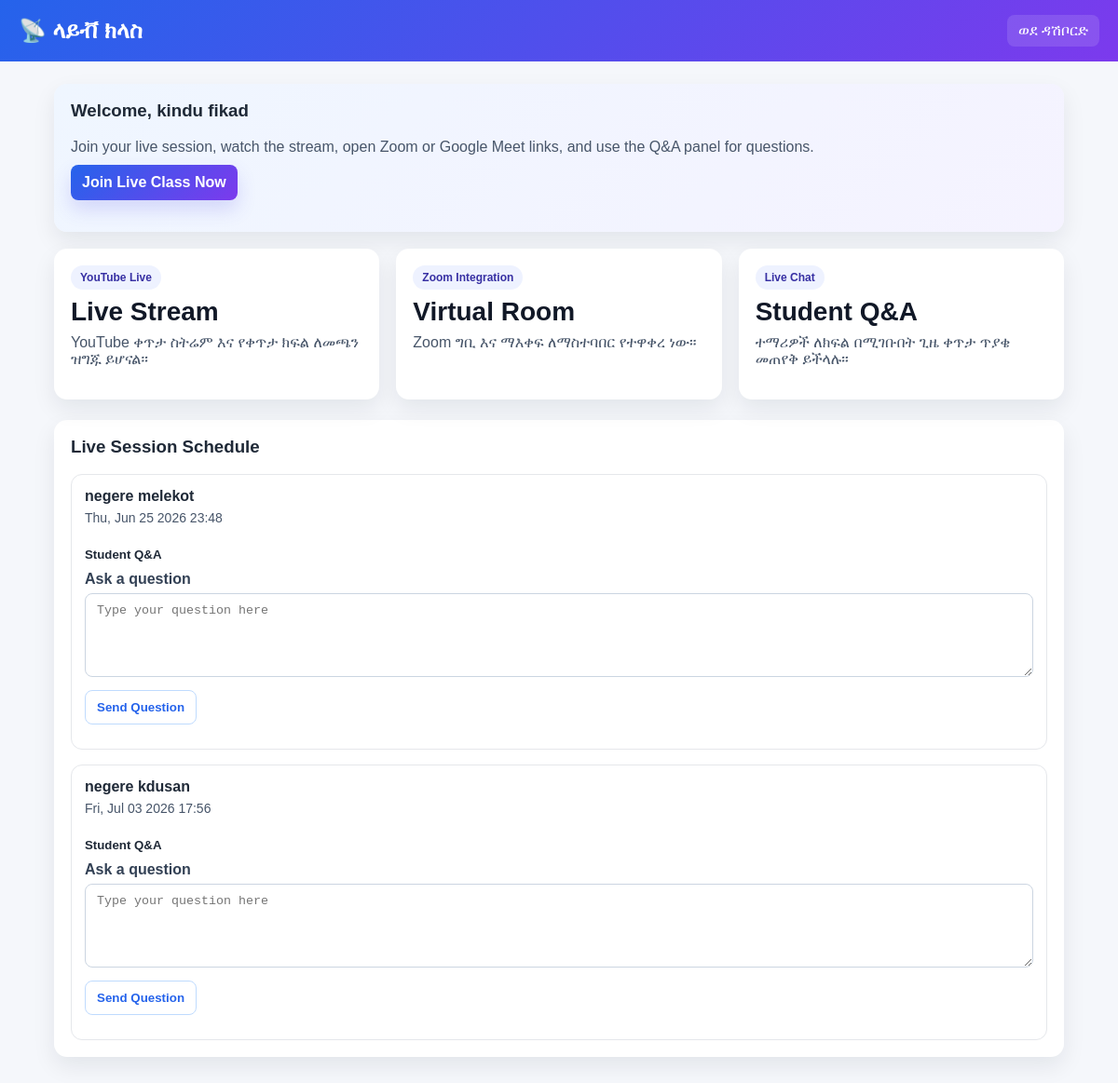
Screenshot of /live_class.php (signed in) with the database file from the repository.
### tables this page shows
CREATE TABLE `students` (
  `id` int(11) NOT NULL AUTO_INCREMENT,
  `name` varchar(255) NOT NULL,
  `email` varchar(255) NOT NULL,
  `student_id` varchar(100) NOT NULL,
  `password_hash` varchar(255) NOT NULL,
  `role` varchar(30) NOT NULL DEFAULT 'Student',
  `created_at` datetime DEFAULT current_timestamp(),
  `email_verified` tinyint(1) NOT NULL DEFAULT 0,
  `email_verification_token` varchar(255) DEFAULT NULL,
  `email_verified_at` datetime DEFAULT NULL,
  `location_country` varchar(100) DEFAULT NULL,
  `location_city` varchar(100) DEFAULT NULL,
  `location_lat` decimal(10,6) DEFAULT NULL,
  `location_lng` decimal(10,6) DEFAULT NULL,
  `country` varchar(100) DEFAULT NULL,
  `city` varchar(100) DEFAULT NULL,
  `latitude` decimal(10,7) DEFAULT NULL,
  `longitude` decimal(10,7) DEFAULT NULL,
  PRIMARY KEY (`id`),
  UNIQUE KEY `email` (`email`),
  UNIQUE KEY `student_id` (`student_id`)
);

CREATE TABLE `live_class_sessions` (
  `id` int(11) NOT NULL AUTO_INCREMENT,
  `title` varchar(255) NOT NULL,
  `description` text DEFAULT NULL,
  `session_date` datetime DEFAULT NULL,
  `stream_url` varchar(500) DEFAULT NULL,
  `room_url` varchar(500) DEFAULT NULL,
  `status` varchar(20) NOT NULL DEFAULT 'scheduled',
  `created_by` varchar(100) DEFAULT NULL,
  `created_at` datetime DEFAULT current_timestamp(),
  PRIMARY KEY (`id`),
  KEY `idx_live_class_sessions_date` (`session_date`)
);

### db.php (called while the page is built, shortened)
<?php
if (!function_exists('safe')) {
    function safe($value): string
    {
        if (is_scalar($value)) {
            return htmlspecialchars((string)$value, ENT_QUOTES, 'UTF-8');
        }
        return '';
    }
}

### live_class.php (the view, shortened to what this page needs)
<?php
require_once __DIR__ . '/db.php';
$role = null;
if (isset($_SESSION['admin_id'])) {
    $role = 'admin';
} elseif (isset($_SESSION['student_id'])) {
    $role = 'student';
}
if ($role === 'student') {
    $studentId = $_SESSION['student_id'];
    $stmt = $pdo->prepare('SELECT name FROM students WHERE student_id = :student_id');
    $stmt->execute([':student_id' => $studentId]);
    $student = $stmt->fetch();
    $user_name = $student['name'] ?? 'Student';
    $back_link = 'student_dashboard.php';
} else {
    $user_name = $_SESSION['admin_username'] ?? 'Admin';
    $back_link = 'admin_dashboard.php';
}
$stmt = $pdo->query('SELECT * FROM live_class_sessions ORDER BY session_date ASC, id DESC');
$sessions = $stmt->fetchAll(PDO::FETCH_ASSOC);
?>
<!DOCTYPE html>
<html lang="am">
<head>
</head>
<body>
<div class="topbar">
    <h2 style="margin: 0;">📡 ላይቭ ክላስ</h2>
    <a href="<?php echo $back_link; ?>">ወደ ዳሽቦርድ</a>
</div>
<div class="wrap">
    <div class="card" style="margin-bottom: 18px; background: linear-gradient(135deg, #eff6ff 0%, #f5f3ff 100%);">
        <h3 style="margin-top:0;">Welcome, <?php echo safe($user_name); ?></h3>
        <p style="margin: 8px 0 0; color: #475569;">Join your live session, watch the stream, open Zoom or Google Meet links, and use the Q&A panel for questions.</p>
        <p style="margin-top: 10px;">
            <a href="#live-session" class="btn join-now">Join Live Class Now</a>
        </p>
    </div>
    <div class="grid">
        <div class="card">
            <span class="badge">YouTube Live</span>
            <div class="big">Live Stream</div>
            <p style="color:#475569; margin-top:8px;">YouTube ቀጥታ ስትሬም እና የቀጥታ ክፍል ለመጫን ዝግጁ ይሆናል።</p>
        </div>
        <div class="card">
            <span class="badge">Zoom Integration</span>
            <div class="big">Virtual Room</div>
            <p style="color:#475569; margin-top:8px;">Zoom ግቢ እና ማእቀፍ ለማስተባበር የተዋቀረ ነው።</p>
        </div>
        <div class="card">
            <span class="badge">Live Chat</span>
            <div class="big">Student Q&A</div>
            <p style="color:#475569; margin-top:8px;">ተማሪዎች ለክፍል በሚገቡበት ጊዜ ቀጥታ ጥያቄ መጠየቅ ይችላሉ።</p>
        </div>
    </div>
    <div class="card" id="live-session">
        <h3 style="margin-top:0;">Live Session Schedule</h3>
        <?php if (empty($sessions)): ?>
            <p class="schedule">No live sessions are available yet. Please create one from the admin panel.</p>
        <?php else: ?>
            <?php foreach ($sessions as $session): ?>
                <?php $sessionId = (int)$session['id']; ?>
                <div class="session-card">
                    <h4 style="margin:0;"><?php echo safe($session['title'] ?? 'Live Session'); ?></h4>
                    <p class="session-meta" style="margin: 6px 0;">
                        <?php echo !empty($session['session_date']) ? safe(date('D, M d Y H:i', strtotime($session['session_date']))) : 'Time not set'; ?>
                    </p>
                    <div style="margin-top: 14px;">
                        <h5 style="margin: 0 0 8px;">Student Q&A</h5>
                        <?php if ($role === 'student'): ?>
                            <form method="post">
                                <label for="question_<?php echo $sessionId; ?>">Ask a question</label>
                                <textarea id="question_<?php echo $sessionId; ?>" name="question" placeholder="Type your question here"></textarea>
                                <p style="margin: 10px 0 0;"><button class="btn outline" type="submit">Send Question</button></p>
                            </form>
                        <?php endif; ?>
                    </div>
                </div>
            <?php endforeach; ?>
        <?php endif; ?>
    </div>
</div>
</body>
</html>

### live_class.php (style rules this page uses)
* { box-sizing: border-box; }
body { margin: 0; font-family: Arial, sans-serif; background: #f5f7fb; color: #1f2937; }
.topbar { background: linear-gradient(135deg, #2563eb 0%, #7c3aed 100%); color: white; padding: 16px 20px; display: flex; justify-content: space-between; align-items: center; }
.topbar a { color: white; text-decoration: none; background: rgba(255,255,255,0.12); padding: 8px 12px; border-radius: 8px; }
.wrap { max-width: 1120px; margin: 24px auto; padding: 0 18px 40px; }
.grid { display: grid; grid-template-columns: repeat(auto-fit, minmax(260px, 1fr)); gap: 18px; margin-bottom: 22px; }
.card { background: white; border-radius: 14px; box-shadow: 0 10px 24px rgba(15,23,42,0.08); padding: 18px; }
.badge { display: inline-block; padding: 6px 10px; border-radius: 999px; background: #eef2ff; color: #3730a3; font-size: 12px; font-weight: bold; }
.big { font-size: 28px; font-weight: bold; color: #111827; margin-top: 8px; }
.btn { display: inline-block; padding: 10px 12px; background: #2563eb; color: #fff; text-decoration: none; border-radius: 8px; font-weight: bold; }
.btn.outline { background: #fff; color: #2563eb; border: 1px solid #bfdbfe; }
.btn.join-now { background: linear-gradient(135deg, #2563eb 0%, #7c3aed 100%); box-shadow: 0 10px 20px rgba(79,70,229,0.18); }
.session-card { margin-top: 16px; border: 1px solid #e5e7eb; border-radius: 12px; padding: 14px; }
.session-meta { color: #475569; font-size: 14px; }
input, textarea, select { width: 100%; padding: 10px 12px; border-radius: 8px; border: 1px solid #cbd5e1; margin-top: 6px; }
textarea { min-height: 90px; }
label { font-weight: bold; color: #334155; display: block; margin-top: 10px; }

### rows the page displays
students: name "kindu fikad"
live_class_sessions: title "negere melekot", session_date "Thu, Jun 25 2026 23:48", question "Type your question here"
live_class_sessions: title "negere kdusan", session_date "Fri, Jul 03 2026 17:56", question "Type your question here"
